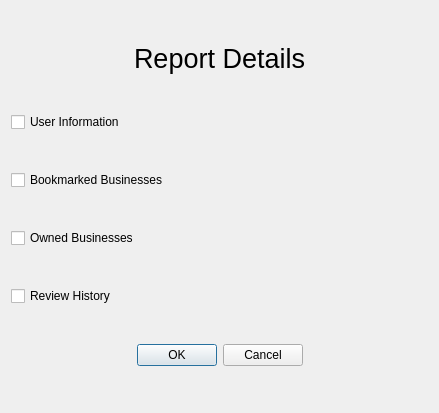
<?xml version="1.0" encoding="UTF-8"?>
<ui version="4.0">
 <class>Dialog</class>
 <widget class="QDialog" name="Dialog">
  <property name="geometry">
   <rect>
    <x>0</x>
    <y>0</y>
    <width>439</width>
    <height>413</height>
   </rect>
  </property>
  <property name="windowTitle">
   <string>Dialog</string>
  </property>
  <layout class="QVBoxLayout" name="verticalLayout">
   <item>
    <widget class="QLabel" name="title">
     <property name="sizePolicy">
      <sizepolicy hsizetype="Preferred" vsizetype="Maximum">
       <horstretch>0</horstretch>
       <verstretch>0</verstretch>
      </sizepolicy>
     </property>
     <property name="font">
      <font>
       <pointsize>20</pointsize>
      </font>
     </property>
     <property name="text">
      <string>Report Details</string>
     </property>
     <property name="alignment">
      <set>Qt::AlignmentFlag::AlignCenter</set>
     </property>
    </widget>
   </item>
   <item>
    <widget class="QCheckBox" name="user_info">
     <property name="text">
      <string>User Information</string>
     </property>
    </widget>
   </item>
   <item>
    <widget class="QCheckBox" name="bookmarked_businesses">
     <property name="text">
      <string>Bookmarked Businesses</string>
     </property>
    </widget>
   </item>
   <item>
    <widget class="QCheckBox" name="owned_businesses">
     <property name="text">
      <string>Owned Businesses</string>
     </property>
    </widget>
   </item>
   <item>
    <widget class="QCheckBox" name="reviews">
     <property name="text">
      <string>Review History</string>
     </property>
    </widget>
   </item>
   <item>
    <widget class="QDialogButtonBox" name="buttonBox">
     <property name="orientation">
      <enum>Qt::Orientation::Horizontal</enum>
     </property>
     <property name="standardButtons">
      <set>QDialogButtonBox::StandardButton::Cancel|QDialogButtonBox::StandardButton::Ok</set>
     </property>
     <property name="centerButtons">
      <bool>true</bool>
     </property>
    </widget>
   </item>
  </layout>
 </widget>
 <resources/>
 <connections>
  <connection>
   <sender>buttonBox</sender>
   <signal>accepted()</signal>
   <receiver>Dialog</receiver>
   <slot>accept()</slot>
   <hints>
    <hint type="sourcelabel">
     <x>248</x>
     <y>254</y>
    </hint>
    <hint type="destinationlabel">
     <x>157</x>
     <y>274</y>
    </hint>
   </hints>
  </connection>
  <connection>
   <sender>buttonBox</sender>
   <signal>rejected()</signal>
   <receiver>Dialog</receiver>
   <slot>reject()</slot>
   <hints>
    <hint type="sourcelabel">
     <x>316</x>
     <y>260</y>
    </hint>
    <hint type="destinationlabel">
     <x>286</x>
     <y>274</y>
    </hint>
   </hints>
  </connection>
 </connections>
</ui>
